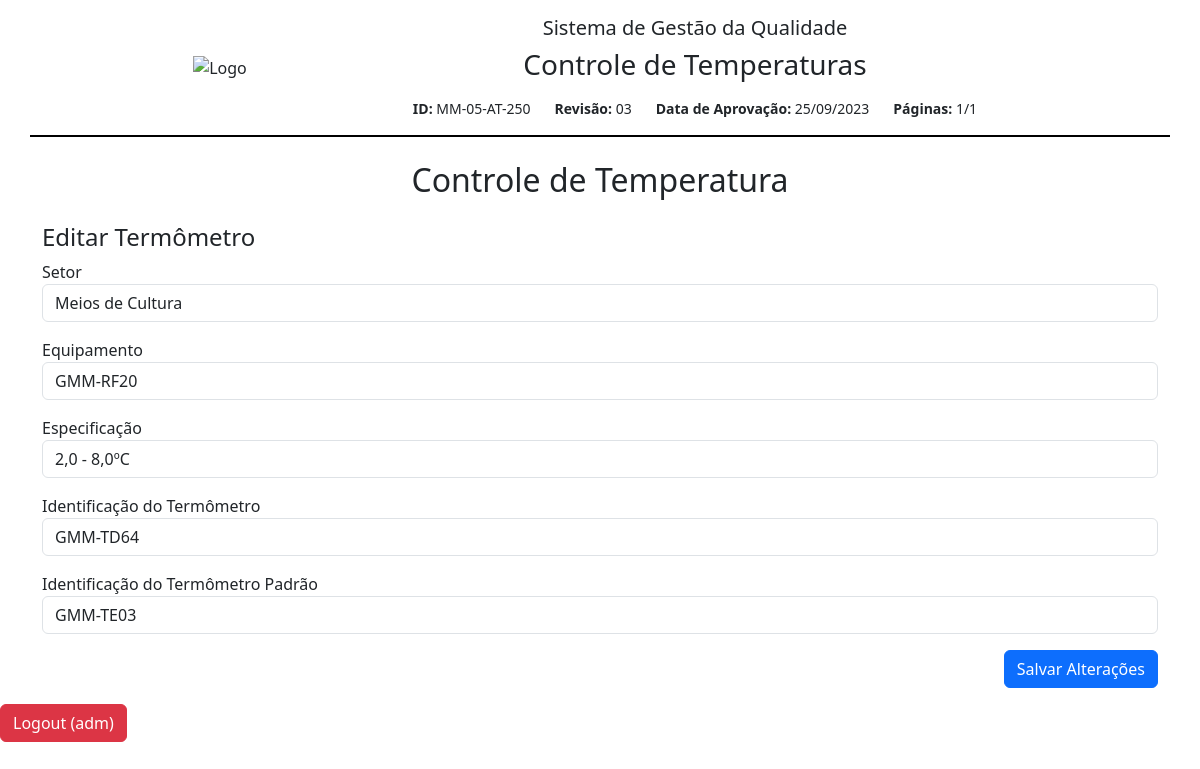
Screenshot of /editar-termometro/1 (signed in) with the database file from the repository.
### app/models.py (models this page shows)
class Termometro(db.Model):
    id = db.Column(db.Integer, primary_key=True)
    setor = db.Column(db.String(100))
    equipamento = db.Column(db.String(100))
    especificacao = db.Column(db.String(100))
    identificacao = db.Column(db.String(50))
    padrao_identificacao = db.Column(db.String(50))
    verificacoes = db.relationship('Verificacao', backref='termometro', lazy=True)

### app/routes.py (the view, shortened to what this page needs)
@bp.route('/editar-termometro/<int:id>', methods=['GET', 'POST'])
@admin_requerido
def editar_termometro(id):
    termometro = Termometro.query.get_or_404(id)
    form = TermometroForm(obj=termometro)
    return render_template('cadastrar_termometro.html', form=form, editar=True)

### app/forms.py
class TermometroForm(FlaskForm):
    setor = StringField('Setor', validators=[DataRequired()])
    equipamento = StringField('Equipamento', validators=[DataRequired()])
    especificacao = StringField('Especificação')
    identificacao = StringField('Identificação do Termômetro', validators=[DataRequired()])
    padrao_identificacao = StringField('Identificação do Termômetro Padrão')
    submit = SubmitField('Cadastrar')

### app/routes.py (called while the page is built)
def admin_requerido(f):
    @wraps(f)
    def decorated_function(*args, **kwargs):
        if not session.get('is_admin'):
            flash('Acesso restrito a administradores.', 'danger')
            return redirect(url_for('main.index'))
        return f(*args, **kwargs)
    return decorated_function

### app/templates/cadastrar_termometro.html (shortened to what this page needs)
{% extends 'base.html' %}
{% block content %}
<h4>{{ 'Editar Termômetro' if editar else 'Cadastrar Termômetro' }}</h4>
<form method="POST">
    <div class="mb-3">
        {{ form.setor.label }}
        {{ form.setor(class="form-control") }}
    </div>
    <div class="mb-3">
        {{ form.equipamento.label }}
        {{ form.equipamento(class="form-control") }}
    </div>
    <div class="mb-3">
        {{ form.especificacao.label }}
        {{ form.especificacao(class="form-control") }}
    </div>
    <div class="mb-3">
        {{ form.identificacao.label }}
        {{ form.identificacao(class="form-control") }}
    </div>
    <div class="mb-3">
        {{ form.padrao_identificacao.label }}
        {{ form.padrao_identificacao(class="form-control") }}
    </div>
    <div class="mb-3 text-end">
        <button type="submit" class="btn btn-primary">
            {{ 'Salvar Alterações' if editar else 'Cadastrar' }}
        </button>
    </div>
</form>
{% endblock %}

### rows the page displays
Termometro: setor "Meios de Cultura", equipamento "GMM-RF20", especificacao "2,0 - 8,0ºC", identificacao "GMM-TD64", padrao_identificacao "GMM-TE03"

### other values shown
{{ 'Editar Termômetro' if editar else 'Cadastrar Termômetro' }} "Editar Termômetro"
{{ 'Salvar Alterações' if editar else 'Cadastrar' }} "Salvar Alterações"
{{ session.get('usuario_nome') }} "adm"
